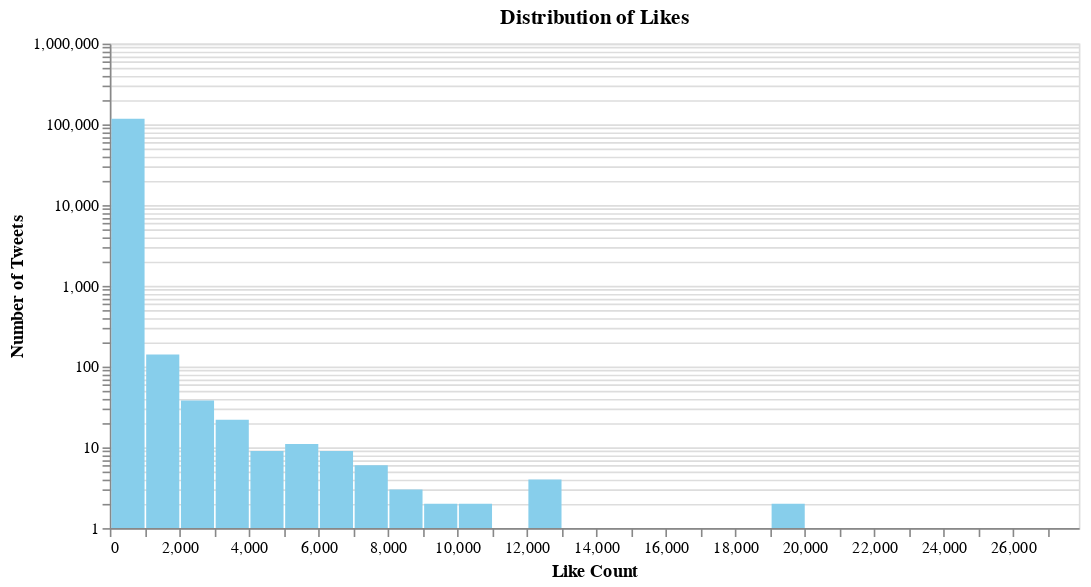

Notebook source saved alongside this figure:
### Code cell
likes_chart = alt.Chart(df).mark_bar(color='skyblue').encode(
    alt.X('likes:Q', bin=alt.Bin(maxbins=30), title='Like Count', scale=alt.Scale(domain=[0, df['likes'].max()])),
    alt.Y('count()', title='Number of Tweets', scale=alt.Scale(type='log')),
    tooltip=[alt.Tooltip('count()', title='Number of Tweets')]
).properties(
    title='Distribution of Likes',
    width=600,
    height=300
)

likes_chart

### Figure 1 — Vega specification as saved in the notebook (floating-point values rounded to 4 significant figures)
{"$schema": "https://vega.github.io/schema/vega/v5.json", "data": [{"name": "source_0", "values": [{"__count": 117152, "bin_maxbins_30_likes": 0.0, "bin_maxbins_30_likes_end": 1000.0}, {"__count": 141, "bin_maxbins_30_likes": 1000.0, "bin_maxbins_30_likes_end": 2000.0}, {"__count": 9, "bin_maxbins_30_likes": 4000.0, "bin_maxbins_30_likes_end": 5000.0}, {"__count": 22, "bin_maxbins_30_likes": 3000.0, "bin_maxbins_30_likes_end": 4000.0}, {"__count": 6, "bin_maxbins_30_likes": 7000.0, "bin_maxbins_30_likes_end": 8000.0}, {"__count": 38, "bin_maxbins_30_likes": 2000.0, "bin_maxbins_30_likes_end": 3000.0}, {"__count": 1, "bin_maxbins_30_likes": 27000.0, "bin_maxbins_30_likes_end": 28000.0}, {"__count": 11, "bin_maxbins_30_likes": 5000.0, "bin_maxbins_30_likes_end": 6000.0}, {"__count": 1, "bin_maxbins_30_likes": 15000.0, "bin_maxbins_30_likes_end": 16000.0}, {"__count": 2, "bin_maxbins_30_likes": 19000.0, "bin_maxbins_30_likes_end": 20000.0}, {"__count": 9, "bin_maxbins_30_likes": 6000.0, "bin_maxbins_30_likes_end": 7000.0}, {"__count": 3, "bin_maxbins_30_likes": 8000.0, "bin_maxbins_30_likes_end": 9000.0}, {"__count": 2, "bin_maxbins_30_likes": 9000.0, "bin_maxbins_30_likes_end": 10000.0}, {"__count": 4, "bin_maxbins_30_likes": 12000.0, "bin_maxbins_30_likes_end": 13000.0}, {"__count": 2, "bin_maxbins_30_likes": 10000.0, "bin_maxbins_30_likes_end": 11000.0}, {"__count": 1, "bin_maxbins_30_likes": 25000.0, "bin_maxbins_30_likes_end": 26000.0}, {"__count": 1, "bin_maxbins_30_likes": 17000.0, "bin_maxbins_30_likes_end": 18000.0}]}], "signals": [{"name": "bin_maxbins_30_likes_bins", "value": {"fields": ["likes"], "fname": "bin_likes", "start": 0.0, "step": 1000.0, "stop": 28000.0}}], "marks": [{"type": "rect", "name": "marks", "from": {"data": "source_0"}, "encode": {"update": {"fill": {"value": "skyblue"}, "y2": {"signal": "scale('y', domain('y')[0])"}, "x2": {"field": "bin_maxbins_30_likes", "scale": "x", "offset": {"signal": "0.5 + (abs(scale(\"x\", datum[\"bin_maxbins_30_likes_end\"]) - scale(\"x\", datum[\"bin_maxbins_30_likes\"])) < 0.25 ? -0.5 * (0.25 - (abs(scale(\"x\", datum[\"bin_maxbins_30_likes_end\"]) - scale(\"x\", datum[\"bin_maxbins_30_likes\"])))) : 0.5)"}}, "y": {"field": "__count", "scale": "y"}, "x": {"field": "bin_maxbins_30_likes_end", "scale": "x", "offset": {"signal": "0.5 + (abs(scale(\"x\", datum[\"bin_maxbins_30_likes_end\"]) - scale(\"x\", datum[\"bin_maxbins_30_likes\"])) < 0.25 ? 0.5 * (0.25 - (abs(scale(\"x\", datum[\"bin_maxbins_30_likes_end\"]) - scale(\"x\", datum[\"bin_maxbins_30_likes\"])))) : -0.5)"}}, "tooltip": {"signal": "{\"Number of Tweets\": format(datum[\"__count\"], \"\")}"}}}, "style": ["bar"]}], "scales": [{"name": "x", "type": "linear", "domain": [0, 27888], "range": [0, {"signal": "width"}], "bins": {"signal": "bin_maxbins_30_likes_bins"}, "zero": true}, {"name": "y", "type": "log", "domain": {"data": "source_0", "field": "__count"}, "range": [{"signal": "height"}, 0], "nice": true}], "axes": [{"scale": "y", "labels": false, "maxExtent": 0, "ticks": false, "domain": false, "grid": true, "minExtent": 0, "aria": false, "zindex": 0, "orient": "left", "gridScale": "x"}, {"scale": "x", "title": "Like Count", "orient": "bottom", "labelFlush": true, "labelOverlap": true, "tickCount": {"signal": "ceil(width/10)"}, "zindex": 0, "grid": false}, {"scale": "y", "labelOverlap": "greedy", "zindex": 0, "grid": false, "orient": "left", "title": "Number of Tweets"}], "title": {"text": "Distribution of Likes", "frame": "group"}, "height": 300, "width": 600, "background": "white", "padding": 5, "style": "cell"}
